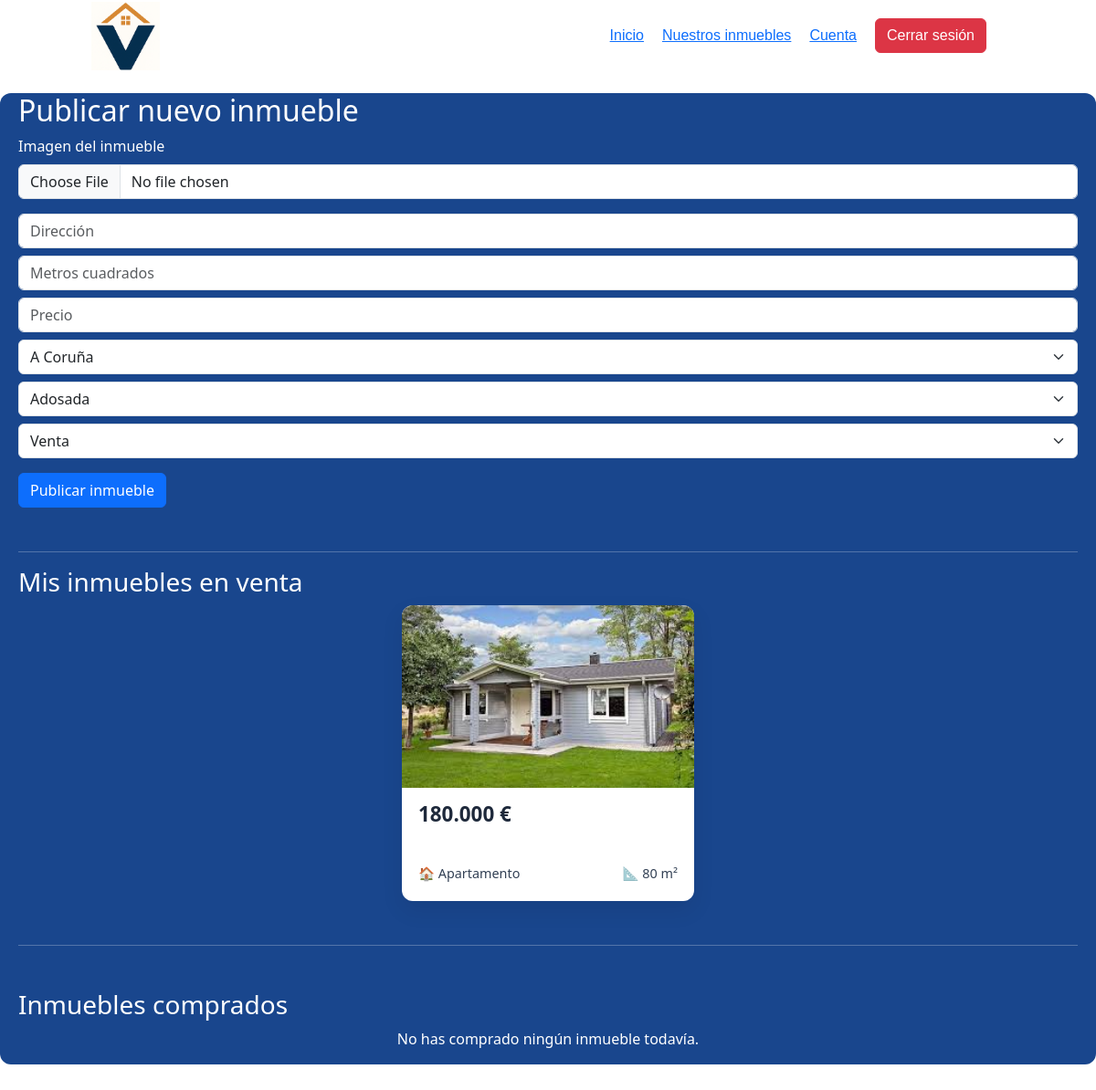
The app's page /php/cliente.php (signed in) with its own data.
### tables this page shows
CREATE TABLE IF NOT EXISTS Inmuebles (
    id_inmueble INT PRIMARY KEY AUTO_INCREMENT,
    m2 DECIMAL(10,2),
    direccion VARCHAR(150),
    precio DECIMAL(12,2),
    id_cliente INT,
    id_provincia INT NOT NULL,
    id_tipo INT,

    FOREIGN KEY (id_tipo) REFERENCES tipos_inmuebles(id_tipo) ON DELETE CASCADE,
    FOREIGN KEY (id_cliente) REFERENCES Clientes(id_cliente) ON DELETE CASCADE,
    FOREIGN KEY (id_provincia) REFERENCES provincias(id_provincia) ON DELETE CASCADE
);

CREATE TABLE IF NOT EXISTS imagenes (
    id_imagen INT AUTO_INCREMENT PRIMARY KEY,
    ruta VARCHAR(100) NOT NULL
);

CREATE TABLE if not exists tipos_inmuebles (
    id_tipo INT PRIMARY KEY AUTO_INCREMENT,
    categoria VARCHAR(50) NOT NULL, 
    subcategoria VARCHAR(50)        
);

### php/conexion.php (called while the page is built, shortened)
<?php
function consulta($pdo, $sql, $colum, $params = [])
{
    $stmt = $pdo->prepare($sql);
    if (!empty($params))
        $stmt->execute($params);
    else
        $stmt->execute();
    $datos = [];
    while ($fila = $stmt->fetch(PDO::FETCH_ASSOC)) {
        $filaFiltrada = [];
        foreach ($colum as $col) {
            if (isset($fila[$col])) {
                $filaFiltrada[$col] = $fila[$col];
            }
        }
        $datos[] = $filaFiltrada;
    }
    return $datos;
}
?>

### php/cliente.php (the view, shortened to what this page needs)
<?php
include("conexion.php");
$id_cliente = $_SESSION['usuario_id'];
$tipos = consulta(
    $conexion,
    "SELECT id_tipo, subcategoria FROM tipos_inmuebles ORDER BY subcategoria",
    ['id_tipo', 'subcategoria']
);
$provincias = consulta(
    $conexion,
    "SELECT id_provincia, nombre FROM provincias ORDER BY nombre",
    ['id_provincia', 'nombre']
);
$mis_inmuebles = consulta(
    $conexion,
    "
    SELECT
        i.id_inmueble,
        i.m2,
        i.direccion,
        i.precio,
        ti.subcategoria AS tipo,
        p.nombre AS provincia,
        c.nombre AS comunidad,
        img.ruta AS imagen
    FROM Inmuebles i
    JOIN tipos_inmuebles ti ON i.id_tipo = ti.id_tipo
    JOIN provincias p ON i.id_provincia = p.id_provincia
    JOIN comunidades c ON p.id_comunidad = c.id_comunidad
    JOIN Anuncios a ON a.id_inmueble = i.id_inmueble
    LEFT JOIN Imagenes_Inmuebles ii ON ii.id_inmueble = i.id_inmueble
    LEFT JOIN imagenes img ON img.id_imagen = ii.id_imagen
    LEFT JOIN Contratos co ON co.id_inmueble = i.id_inmueble
    WHERE i.id_cliente = ?
      AND a.tipo = 'venta'
      AND co.id_contrato IS NULL
    ORDER BY i.id_inmueble DESC
    ",
    ['id_inmueble', 'm2', 'direccion', 'precio', 'tipo', 'provincia', 'comunidad', 'imagen'],
    [$id_cliente]
);
$inmuebles_comprados = consulta(
    $conexion,
    "
    SELECT DISTINCT
        i.id_inmueble,
        i.m2,
        i.direccion,
        i.precio,
        ti.subcategoria AS tipo,
        p.nombre AS provincia,
        c.nombre AS comunidad,
        img.ruta AS imagen,
        co.fecha AS fecha_compra
    FROM Contratos_Clientes cc
    JOIN Contratos co
        ON cc.id_contrato = co.id_contrato
    JOIN Inmuebles i
        ON co.id_inmueble = i.id_inmueble
    JOIN tipos_inmuebles ti
        ON i.id_tipo = ti.id_tipo
    JOIN provincias p
        ON i.id_provincia = p.id_provincia
    JOIN comunidades c
        ON p.id_comunidad = c.id_comunidad
    LEFT JOIN Imagenes_Inmuebles ii
        ON ii.id_inmueble = i.id_inmueble
    LEFT JOIN imagenes img
        ON img.id_imagen = ii.id_imagen
    WHERE cc.id_cliente = ?
    ORDER BY co.fecha DESC
    ",
    [
        'id_inmueble',
        'm2',
        'direccion',
        'precio',
        'tipo',
        'provincia',
        'comunidad',
        'imagen',
        'fecha_compra'
    ],
    [$_SESSION['usuario_id']]
);
?>
<!DOCTYPE html>
<html lang="es">
<head>
    <link href="https://cdn.jsdelivr.net/npm/bootstrap@5.3.3/dist/css/bootstrap.min.css" rel="stylesheet">
    <link rel="stylesheet" href="../styles.css">
</head>
<body>
    <header class="nav">
        <div class="logo">
            <a href="index.php"><img src="../img/logo.png"></a>
        </div>
        <div class="navigation">
            <a href="index.php">Inicio</a>
            <a href="NuestrosInmuebles.php">Nuestros inmuebles</a>
            <a href="Cuenta.php">Cuenta</a>
            <a href="logout.php" class="btn btn-danger">Cerrar sesión</a>
        </div>
    </header>
    <main class="container my-4">
        <h2>Publicar nuevo inmueble</h2>
        <form method="POST" enctype="multipart/form-data" class="form-inmueble mb-5">
            <div class="mb-3">
                <label class="form-label">Imagen del inmueble</label>
                <input type="file" name="imagen" class="form-control" accept="image/*" required>
            </div>
            <input type="text" name="direccion" class="form-control mb-2" placeholder="Dirección" required>
            <input type="number" name="m2" step="0.01" class="form-control mb-2" placeholder="Metros cuadrados" required>
            <input type="number" name="precio" step="0.01" class="form-control mb-2" placeholder="Precio" required>
            <select name="id_provincia" class="form-select mb-2">
                <?php foreach ($provincias as $p): ?>
                    <option value="<?= $p['id_provincia'] ?>"><?= htmlspecialchars($p['nombre']) ?></option>
                <?php endforeach; ?>
            </select>
            <select name="id_tipo" class="form-select mb-2">
                <?php foreach ($tipos as $t): ?>
                    <option value="<?= $t['id_tipo'] ?>"><?= htmlspecialchars($t['subcategoria']) ?></option>
                <?php endforeach; ?>
            </select>
            <select name="tipo_operacion" class="form-select mb-3">
                <option value="venta">Venta</option>
            </select>
            <button type="submit" name="publicar" class="btn btn-primary">
                Publicar inmueble
            </button>
        </form>
        <hr>
        <h3>Mis inmuebles en venta</h3>
        <div class="inmuebles">
            <?php foreach ($mis_inmuebles as $inmueble): ?>
                <div class="tarjeta-inmueble" data-id="<?= $inmueble['id_inmueble'] ?>">
                    <img src="../img/<?= htmlspecialchars($inmueble['imagen'] ?: 'inmueble_default.jpg') ?>">
                    <div class="card-body">
                        <h3 class="precio">
                            <?= number_format($inmueble['precio'], 0, ',', '.') ?> €
                        </h3>
                        <p><?= htmlspecialchars($inmueble['direccion']) ?></p>
                        <div class="datos">
                            <span>🏠 <?= htmlspecialchars($inmueble['tipo']) ?></span>
                            <span>📐 <?= (int)$inmueble['m2'] ?> m²</span>
                        </div>
                    </div>
                </div>
            <?php endforeach; ?>
        </div>
        <hr class="my-5">
        <h3>Inmuebles comprados</h3>
        <div class="inmuebles">
            <?php if (count($inmuebles_comprados) === 0): ?>
                <p>No has comprado ningún inmueble todavía.</p>
            <?php endif; ?>
        </div>
    </main>
</body>
</html>

### styles.css (style rules this page uses)
main { background-color: #19468d; color: white; border-radius: 12px; }
.nav { display: flex; justify-content: space-between; margin-left: 100px; margin-right: 100px; align-items: center; }
.logo img { width: 75px; height: auto; }
.navigation { display: flex; gap: 20px; align-items: center; margin: 20px; font-family: sans-serif; }
.container { max-width: 1200px; margin: auto; padding: 0 20px; }
.inmuebles { display: flex; flex-wrap: wrap; gap: 20px; justify-content: center; margin-bottom: 40px; }
.tarjeta-inmueble { width: 320px; border-radius: 12px; overflow: hidden; background-color: #ffffff; box-shadow: 0 10px 25px rgba(0, 0, 0, 0.08); transition: transform 0.3s ease, box-shadow 0.3s ease; font-family: 'Segoe UI', Tahoma, sans-serif; }
.tarjeta-inmueble img { width: 100%; height: 200px; object-fit: cover; }
.card-body { padding: 16px 18px 20px; }
.precio { margin: 0; font-size: 1.4rem; color: #1e293b; font-weight: 700; }
.datos { display: flex; justify-content: space-between; font-size: 0.9rem; color: #334155; }
.datos span { display: flex; align-items: center; }
button { padding: 6px 12px; cursor: pointer; }

### records on screen
inmuebles: imagenes.ruta (picture), precio "180.000", id_tipo.subcategoria "Apartamento", m2 "80"

### other values on screen
form field id_provincia "A Coruña"
form field id_tipo "Adosada"
